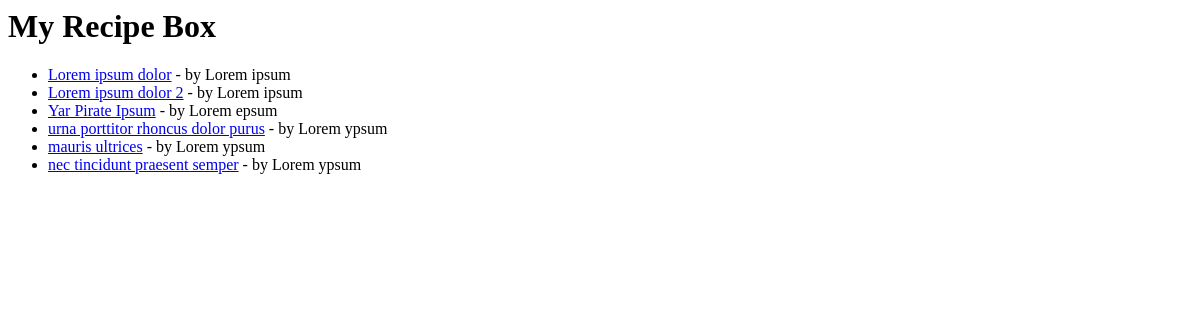
The app's page /, older data.
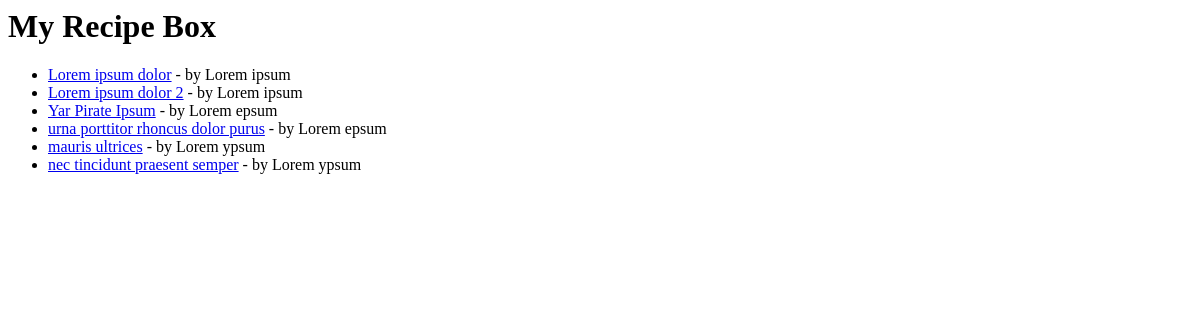
The same page, newer data.
### recipe/models.py (models this page shows, shortened)
class Recipe(models.Model):
    title = models.CharField(max_length=50)
    author = models.ForeignKey(Author, on_delete=models.CASCADE)
    description = models.TextField()
    time_required = models.TextField(max_length=20)
    instructions = models.TextField()

class Author(models.Model):
    name = models.CharField(max_length=80)
    bio = models.TextField()

### recipe/views.py (the view)
# urls.py: path('', index),
def index(request):
    my_recipes = Recipe.objects.all()
    return render(request, "index.html", {"recipe_box": "My Recipe Box", "recipes": my_recipes})

### templates/index.html
<h1>{{ recipe_box }}</h1>
<ul>
  {% for recipe in recipes %}
  <li>
    <a href="/recipe/{{ recipe.id }}/">{{ recipe.title }}</a> - by {{ recipe.author.name }}
  </li>
  {% endfor %}
</ul>

Row changes from the older to the newer data that the page shows:
changed Recipe "urna porttitor rhoncus dolor purus": author.name "Lorem ypsum" → "Lorem epsum"
